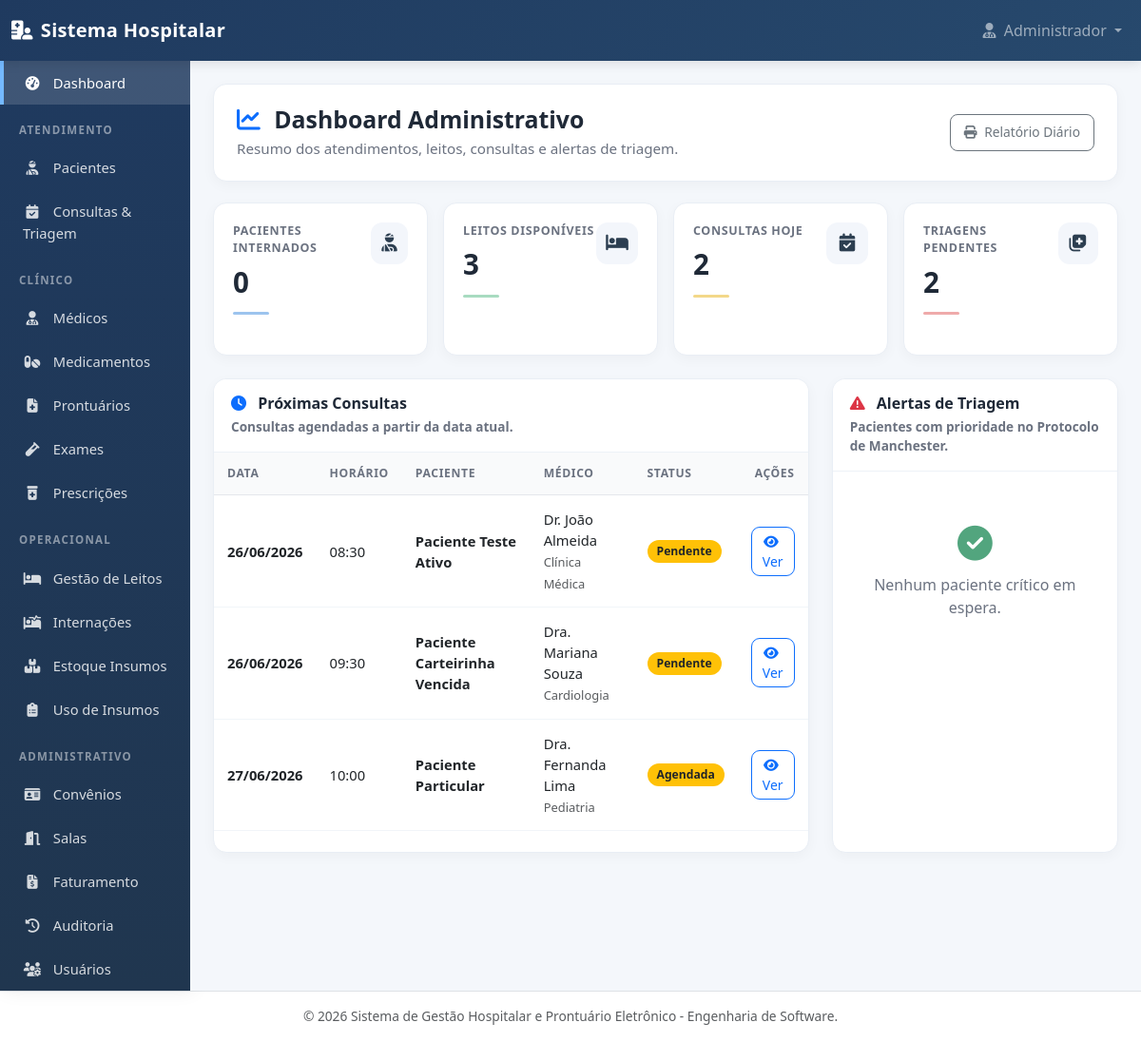
The page / on the database its author committed.
### tables this page shows
CREATE TABLE consultas (
    id_consulta INT AUTO_INCREMENT PRIMARY KEY,
    data_consulta DATE NOT NULL,
    horario TIME NOT NULL,
    status_consulta VARCHAR(50) NOT NULL DEFAULT 'Agendada',
    destino_paciente VARCHAR(50) NOT NULL DEFAULT 'ATENDIMENTO',
    status_fluxo VARCHAR(80) NOT NULL DEFAULT 'Aguardando atendimento',
    id_paciente INT NOT NULL,
    id_medico INT NOT NULL,
    id_sala INT NULL,
    id_convenio INT NULL,

    INDEX idx_consultas_paciente (id_paciente),
    INDEX idx_consultas_medico (id_medico),
    INDEX idx_consultas_sala (id_sala),
    INDEX idx_consultas_convenio (id_convenio),
    INDEX idx_consultas_data (data_consulta),
    INDEX idx_consultas_destino (destino_paciente),
    INDEX idx_consultas_fluxo (status_fluxo),

    CONSTRAINT fk_consultas_pacientes
        FOREIGN KEY (id_paciente)
        REFERENCES pacientes(id_paciente)
        ON DELETE CASCADE
        ON UPDATE CASCADE,

    CONSTRAINT fk_consultas_medicos
        FOREIGN KEY (id_medico)
        REFERENCES medicos(id_medico)
        ON DELETE RESTRICT
        ON UPDATE CASCADE,

    CONSTRAINT fk_consultas_salas
        FOREIGN KEY (id_sala)
        REFERENCES salas(id_sala)
        ON DELETE SET NULL
        ON UPDATE CASCADE,

    CONSTRAINT fk_consultas_convenios
        FOREIGN KEY (id_convenio)
        REFERENCES convenios(id_convenio)
        ON DELETE SET NULL
        ON UPDATE CASCADE
);

CREATE TABLE pacientes (
    id_paciente INT AUTO_INCREMENT PRIMARY KEY,
    nome VARCHAR(100) NOT NULL,
    cpf VARCHAR(14) NOT NULL UNIQUE,
    data_nascimento DATE NULL,
    telefone VARCHAR(20) NULL,
    endereco VARCHAR(150) NULL,
    alergias TEXT NULL,
    historico_clinico TEXT NULL,
    tipo_sanguineo VARCHAR(5) NULL,
    id_convenio INT NULL,
    numero_carteirinha VARCHAR(50) NULL,
    validade_carteirinha DATE NULL,
    status_paciente VARCHAR(20) NOT NULL DEFAULT 'Ativo',

    INDEX idx_pacientes_convenio (id_convenio),

    CONSTRAINT fk_pacientes_convenios
        FOREIGN KEY (id_convenio)
        REFERENCES convenios(id_convenio)
        ON DELETE SET NULL
        ON UPDATE CASCADE
);

CREATE TABLE medicos (
    id_medico INT AUTO_INCREMENT PRIMARY KEY,
    nome VARCHAR(100) NOT NULL,
    crm VARCHAR(30) NOT NULL UNIQUE,
    especialidade VARCHAR(80) NULL,
    telefone VARCHAR(20) NULL,
    email VARCHAR(100) NULL,
    status_medico VARCHAR(20) NOT NULL DEFAULT 'Ativo'
);

### index.php (the view, shortened to what the rows shown need)
<?php
require_once __DIR__ . '/views/header.php';
$totalInternados = 0;
$leitosDisponiveis = 0;
$consultasHoje = 0;
$triagensPendentes = 0;
$proximasConsultas = [];
try {
    if (method_exists('Database', 'getInstance')) {
        $database = Database::getInstance();
    } else {
        $database = new Database();
    }
    $db = $database->getConnection();
    try {
        $stmt = $db->prepare("
            SELECT COUNT(*) AS total
            FROM internacoes
            WHERE status_internacao IN ('Ativa', 'Internado', 'Em andamento')
        ");
        $stmt->execute();
        $totalInternados = $stmt->fetch(PDO::FETCH_ASSOC)['total'] ?? 0;
    } catch (Throwable $e) {
        $totalInternados = 0;
    }
    try {
        $stmt = $db->prepare("
            SELECT COUNT(*) AS total
            FROM leitos
            WHERE status_leito IN ('Disponível', 'Disponivel', 'Livre')
        ");
        $stmt->execute();
        $leitosDisponiveis = $stmt->fetch(PDO::FETCH_ASSOC)['total'] ?? 0;
    } catch (Throwable $e) {
        $leitosDisponiveis = 0;
    }
    try {
        $stmt = $db->prepare("
            SELECT COUNT(*) AS total
            FROM consultas
            WHERE DATE(data_consulta) = CURDATE()
        ");
        $stmt->execute();
        $consultasHoje = $stmt->fetch(PDO::FETCH_ASSOC)['total'] ?? 0;
    } catch (Throwable $e) {
        $consultasHoje = 0;
    }
    try {
        $stmt = $db->prepare("
            SELECT COUNT(*) AS total
            FROM consultas
            WHERE status_consulta IN ('Pendente', 'Aguardando', 'Em espera')
        ");
        $stmt->execute();
        $triagensPendentes = $stmt->fetch(PDO::FETCH_ASSOC)['total'] ?? 0;
    } catch (Throwable $e) {
        $triagensPendentes = 0;
    }
    try {
        $stmt = $db->prepare("
            SELECT
                c.id_consulta,
                c.data_consulta,
                c.horario,
                c.status_consulta,
                p.id_paciente,
                p.nome AS paciente_nome,
                m.nome AS medico_nome,
                m.especialidade
            FROM consultas c
            LEFT JOIN pacientes p ON c.id_paciente = p.id_paciente
            LEFT JOIN medicos m ON c.id_medico = m.id_medico
            WHERE DATE(c.data_consulta) >= CURDATE()
            ORDER BY c.data_consulta ASC, c.horario ASC
            LIMIT 10
        ");
        $stmt->execute();
        $proximasConsultas = $stmt->fetchAll(PDO::FETCH_ASSOC);
    } catch (Throwable $e) {
        $proximasConsultas = [];
    }
} catch (Throwable $e) {
    $erroDashboard = $e->getMessage();
}
?>
<div class="page-header-clean">
    <div class="d-flex justify-content-between flex-wrap align-items-center gap-3">
        <div>
            <h1>
                <i class="fas fa-chart-line me-2 text-primary"></i>
                Dashboard Administrativo
            </h1>
        </div>
    </div>
</div>
<div class="row g-3 mb-4">
    <div class="col-12 col-sm-6 col-xl-3">
        <div class="card metric-card-clean">
            <div class="card-body">
                <div class="d-flex align-items-start justify-content-between">
                    <div>
                        <h2 class="metric-value"><?php echo htmlspecialchars($totalInternados); ?></h2>
                    </div>
                </div>
            </div>
        </div>
    </div>
    <div class="col-12 col-sm-6 col-xl-3">
        <div class="card metric-card-clean">
            <div class="card-body">
                <div class="d-flex align-items-start justify-content-between">
                    <div>
                        <h2 class="metric-value"><?php echo htmlspecialchars($leitosDisponiveis); ?></h2>
                    </div>
                </div>
            </div>
        </div>
    </div>
    <div class="col-12 col-sm-6 col-xl-3">
        <div class="card metric-card-clean">
            <div class="card-body">
                <div class="d-flex align-items-start justify-content-between">
                    <div>
                        <h2 class="metric-value"><?php echo htmlspecialchars($consultasHoje); ?></h2>
                    </div>
                </div>
            </div>
        </div>
    </div>
    <div class="col-12 col-sm-6 col-xl-3">
        <div class="card metric-card-clean">
            <div class="card-body">
                <div class="d-flex align-items-start justify-content-between">
                    <div>
                        <h2 class="metric-value"><?php echo htmlspecialchars($triagensPendentes); ?></h2>
                    </div>
                </div>
            </div>
        </div>
    </div>
</div>
<div class="row g-4">
    <div class="col-12 col-lg-8">
        <div class="card panel-clean h-100">
            <div class="card-body p-0">
                <div class="table-responsive">
                    <table class="table table-hover align-middle table-clean">
                        <thead>
                            <tr>
                                <th>Data</th>
                                <th>Horário</th>
                                <th>Paciente</th>
                                <th>Médico</th>
                                <th>Status</th>
                                <th class="text-end">Ações</th>
                            </tr>
                        </thead>
                        <tbody>
                            <?php if (!empty($proximasConsultas)): ?>
                                <?php foreach ($proximasConsultas as $row): ?>
                                    <?php
                                        $dataConsulta = $row['data_consulta'] ?? '';
                                        $horario = $row['horario'] ?? '';
                                        $pacienteNome = $row['paciente_nome'] ?? 'Paciente não informado';
                                        $medicoNome = $row['medico_nome'] ?? 'Médico não informado';
                                        $especialidade = $row['especialidade'] ?? '';
                                        $statusConsulta = $row['status_consulta'] ?? '';
                                        $idPaciente = $row['id_paciente'] ?? '';
                                        $badgeClass = 'bg-warning text-dark';
                                    ?>
                                    <tr>
                                        <td>
                                            <?php if (!empty($dataConsulta)): ?>
                                                <strong><?php echo date('d/m/Y', strtotime($dataConsulta)); ?></strong>
                                            <?php else: ?>
                                                <span class="text-muted">--/--/----</span>
                                            <?php endif; ?>
                                        </td>
                                        <td>
                                            <?php if (!empty($horario)): ?>
                                                <?php echo date('H:i', strtotime($horario)); ?>
                                            <?php else: ?>
                                                <span class="text-muted">--:--</span>
                                            <?php endif; ?>
                                        </td>
                                        <td>
                                            <strong><?php echo htmlspecialchars($pacienteNome); ?></strong>
                                        </td>
                                        <td>
                                            <?php echo htmlspecialchars($medicoNome); ?>
                                            <?php if (!empty($especialidade)): ?>
                                                <br>
                                                <small class="text-muted">
                                                    <?php echo htmlspecialchars($especialidade); ?>
                                                </small>
                                            <?php endif; ?>
                                        </td>
                                        <td>
                                            <span class="badge badge-clean <?php echo $badgeClass; ?>">
                                                <?php echo htmlspecialchars($statusConsulta ?: 'Sem status'); ?>
                                            </span>
                                        </td>
                                        <td class="text-end">
                                            <?php if (!empty($idPaciente)): ?>
                                                <a
                                                    href="prontuario.php?id=<?php echo urlencode($idPaciente); ?>"
                                                    class="btn btn-sm btn-outline-primary"
                                                >
                                                    <i class="fas fa-eye me-1"></i> Ver
                                                </a>
                                            <?php else: ?>
                                                <span class="text-muted">-</span>
                                            <?php endif; ?>
                                        </td>
                                    </tr>
                                <?php endforeach; ?>
                            <?php endif; ?>
                        </tbody>
                    </table>
                </div>
            </div>
        </div>
    </div>
</div>
<?php require_once __DIR__ . '/views/footer.php'; ?>

### rows shown on the page
consultas: data_consulta "26/06/2026", horario "08:30", id_paciente.nome "Paciente Teste Ativo", id_medico.nome "Dr. João Almeida", id_medico.especialidade "Clínica Médica", status_consulta "Pendente"
consultas: data_consulta "26/06/2026", horario "09:30", id_paciente.nome "Paciente Carteirinha Vencida", id_medico.nome "Dra. Mariana Souza", id_medico.especialidade "Cardiologia", status_consulta "Pendente"
consultas: data_consulta "27/06/2026", horario "10:00", id_paciente.nome "Paciente Particular", id_medico.nome "Dra. Fernanda Lima", id_medico.especialidade "Pediatria", status_consulta "Agendada"

### other values the page prints
$_SESSION['nome_usuario'] "Administrador"
$totalInternados "0"
$leitosDisponiveis "3"
$consultasHoje "2"
$triagensPendentes "2"
